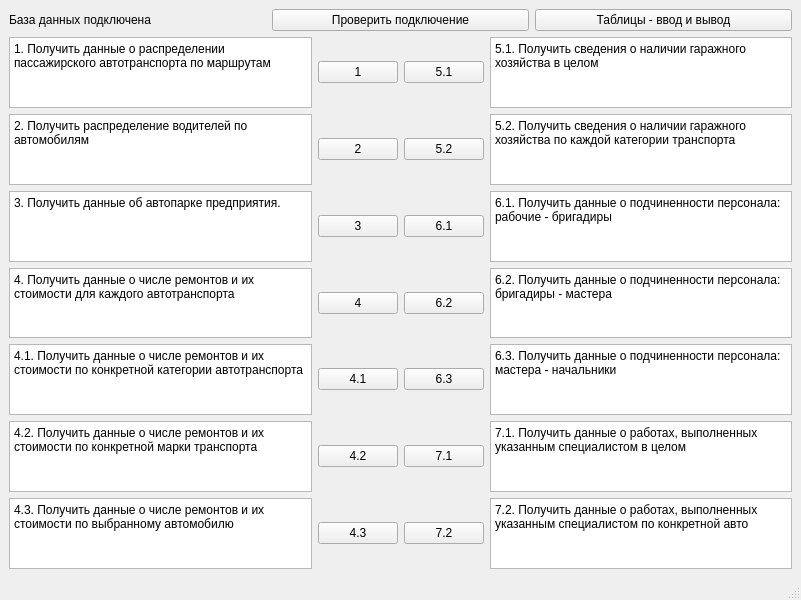
<?xml version="1.0" encoding="UTF-8"?>
<ui version="4.0">
 <class>MainWindow</class>
 <widget class="QMainWindow" name="MainWindow">
  <property name="geometry">
   <rect>
    <x>0</x>
    <y>0</y>
    <width>801</width>
    <height>600</height>
   </rect>
  </property>
  <property name="windowTitle">
   <string>Проект</string>
  </property>
  <widget class="QWidget" name="centralwidget">
   <layout class="QVBoxLayout" name="verticalLayout_6">
    <item>
     <layout class="QHBoxLayout" name="horizontalLayout_5">
      <item>
       <widget class="QLabel" name="label">
        <property name="font">
         <font>
          <pointsize>9</pointsize>
         </font>
        </property>
        <property name="text">
         <string>База данных подключена</string>
        </property>
       </widget>
      </item>
      <item>
       <widget class="QPushButton" name="button_check">
        <property name="minimumSize">
         <size>
          <width>93</width>
          <height>0</height>
         </size>
        </property>
        <property name="maximumSize">
         <size>
          <width>16777215</width>
          <height>16777215</height>
         </size>
        </property>
        <property name="font">
         <font>
          <pointsize>9</pointsize>
         </font>
        </property>
        <property name="text">
         <string>Проверить подключение</string>
        </property>
       </widget>
      </item>
      <item>
       <widget class="QPushButton" name="button_table">
        <property name="minimumSize">
         <size>
          <width>93</width>
          <height>0</height>
         </size>
        </property>
        <property name="maximumSize">
         <size>
          <width>16777215</width>
          <height>16777215</height>
         </size>
        </property>
        <property name="font">
         <font>
          <pointsize>9</pointsize>
         </font>
        </property>
        <property name="text">
         <string>Таблицы - ввод и вывод</string>
        </property>
       </widget>
      </item>
     </layout>
    </item>
    <item>
     <layout class="QHBoxLayout" name="layout_request">
      <item>
       <layout class="QVBoxLayout" name="layout_left">
        <item>
         <layout class="QHBoxLayout" name="layout_1">
          <item>
           <widget class="QTextBrowser" name="text_1">
            <property name="minimumSize">
             <size>
              <width>281</width>
              <height>51</height>
             </size>
            </property>
            <property name="html">
             <string>&lt;!DOCTYPE HTML PUBLIC &quot;-//W3C//DTD HTML 4.0//EN&quot; &quot;http://www.w3.org/TR/REC-html40/strict.dtd&quot;&gt;
&lt;html&gt;&lt;head&gt;&lt;meta name=&quot;qrichtext&quot; content=&quot;1&quot; /&gt;&lt;style type=&quot;text/css&quot;&gt;
p, li { white-space: pre-wrap; }
&lt;/style&gt;&lt;/head&gt;&lt;body style=&quot; font-family:'MS Shell Dlg 2'; font-size:7.8pt; font-weight:400; font-style:normal;&quot;&gt;
&lt;p style=&quot; margin-top:0px; margin-bottom:0px; margin-left:0px; margin-right:0px; -qt-block-indent:0; text-indent:0px;&quot;&gt;&lt;span style=&quot; font-size:9pt;&quot;&gt;1. Получить данные о распределении пассажирского автотранспорта по маршрутам&lt;/span&gt;&lt;/p&gt;&lt;/body&gt;&lt;/html&gt;</string>
            </property>
           </widget>
          </item>
          <item>
           <widget class="QPushButton" name="button_1">
            <property name="text">
             <string>1</string>
            </property>
           </widget>
          </item>
         </layout>
        </item>
        <item>
         <layout class="QHBoxLayout" name="layout_2">
          <item>
           <widget class="QTextBrowser" name="text_2">
            <property name="minimumSize">
             <size>
              <width>281</width>
              <height>51</height>
             </size>
            </property>
            <property name="html">
             <string>&lt;!DOCTYPE HTML PUBLIC &quot;-//W3C//DTD HTML 4.0//EN&quot; &quot;http://www.w3.org/TR/REC-html40/strict.dtd&quot;&gt;
&lt;html&gt;&lt;head&gt;&lt;meta name=&quot;qrichtext&quot; content=&quot;1&quot; /&gt;&lt;style type=&quot;text/css&quot;&gt;
p, li { white-space: pre-wrap; }
&lt;/style&gt;&lt;/head&gt;&lt;body style=&quot; font-family:'MS Shell Dlg 2'; font-size:7.8pt; font-weight:400; font-style:normal;&quot;&gt;
&lt;p style=&quot; margin-top:0px; margin-bottom:0px; margin-left:0px; margin-right:0px; -qt-block-indent:0; text-indent:0px;&quot;&gt;&lt;span style=&quot; font-size:9pt;&quot;&gt;2. Получить распределение водителей по автомобилям&lt;/span&gt;&lt;/p&gt;&lt;/body&gt;&lt;/html&gt;</string>
            </property>
           </widget>
          </item>
          <item>
           <widget class="QPushButton" name="button_2">
            <property name="text">
             <string>2</string>
            </property>
           </widget>
          </item>
         </layout>
        </item>
        <item>
         <layout class="QHBoxLayout" name="layout_3">
          <item>
           <widget class="QTextBrowser" name="text_3">
            <property name="minimumSize">
             <size>
              <width>281</width>
              <height>51</height>
             </size>
            </property>
            <property name="html">
             <string>&lt;!DOCTYPE HTML PUBLIC &quot;-//W3C//DTD HTML 4.0//EN&quot; &quot;http://www.w3.org/TR/REC-html40/strict.dtd&quot;&gt;
&lt;html&gt;&lt;head&gt;&lt;meta name=&quot;qrichtext&quot; content=&quot;1&quot; /&gt;&lt;style type=&quot;text/css&quot;&gt;
p, li { white-space: pre-wrap; }
&lt;/style&gt;&lt;/head&gt;&lt;body style=&quot; font-family:'MS Shell Dlg 2'; font-size:7.8pt; font-weight:400; font-style:normal;&quot;&gt;
&lt;p style=&quot; margin-top:0px; margin-bottom:0px; margin-left:0px; margin-right:0px; -qt-block-indent:0; text-indent:0px;&quot;&gt;&lt;span style=&quot; font-size:9pt;&quot;&gt;3. Получить данные об автопарке предприятия.&lt;/span&gt;&lt;/p&gt;&lt;/body&gt;&lt;/html&gt;</string>
            </property>
           </widget>
          </item>
          <item>
           <widget class="QPushButton" name="button_3">
            <property name="text">
             <string>3</string>
            </property>
           </widget>
          </item>
         </layout>
        </item>
        <item>
         <layout class="QHBoxLayout" name="layout_4">
          <item>
           <widget class="QTextBrowser" name="text_4">
            <property name="minimumSize">
             <size>
              <width>281</width>
              <height>51</height>
             </size>
            </property>
            <property name="html">
             <string>&lt;!DOCTYPE HTML PUBLIC &quot;-//W3C//DTD HTML 4.0//EN&quot; &quot;http://www.w3.org/TR/REC-html40/strict.dtd&quot;&gt;
&lt;html&gt;&lt;head&gt;&lt;meta name=&quot;qrichtext&quot; content=&quot;1&quot; /&gt;&lt;style type=&quot;text/css&quot;&gt;
p, li { white-space: pre-wrap; }
&lt;/style&gt;&lt;/head&gt;&lt;body style=&quot; font-family:'MS Shell Dlg 2'; font-size:7.8pt; font-weight:400; font-style:normal;&quot;&gt;
&lt;p style=&quot; margin-top:0px; margin-bottom:0px; margin-left:0px; margin-right:0px; -qt-block-indent:0; text-indent:0px;&quot;&gt;&lt;span style=&quot; font-size:9pt;&quot;&gt;4. Получить данные о числе ремонтов и их стоимости для каждого автотранспорта&lt;/span&gt;&lt;/p&gt;&lt;/body&gt;&lt;/html&gt;</string>
            </property>
           </widget>
          </item>
          <item>
           <widget class="QPushButton" name="button_4">
            <property name="text">
             <string>4</string>
            </property>
           </widget>
          </item>
         </layout>
        </item>
        <item>
         <layout class="QHBoxLayout" name="layout_4_1">
          <item>
           <widget class="QTextBrowser" name="text_4_1">
            <property name="minimumSize">
             <size>
              <width>281</width>
              <height>51</height>
             </size>
            </property>
            <property name="html">
             <string>&lt;!DOCTYPE HTML PUBLIC &quot;-//W3C//DTD HTML 4.0//EN&quot; &quot;http://www.w3.org/TR/REC-html40/strict.dtd&quot;&gt;
&lt;html&gt;&lt;head&gt;&lt;meta name=&quot;qrichtext&quot; content=&quot;1&quot; /&gt;&lt;style type=&quot;text/css&quot;&gt;
p, li { white-space: pre-wrap; }
&lt;/style&gt;&lt;/head&gt;&lt;body style=&quot; font-family:'MS Shell Dlg 2'; font-size:7.8pt; font-weight:400; font-style:normal;&quot;&gt;
&lt;p style=&quot; margin-top:0px; margin-bottom:0px; margin-left:0px; margin-right:0px; -qt-block-indent:0; text-indent:0px;&quot;&gt;&lt;span style=&quot; font-size:9pt;&quot;&gt;4.1. Получить данные о числе ремонтов и их стоимости по конкретной категории автотранспорта&lt;/span&gt;&lt;/p&gt;&lt;/body&gt;&lt;/html&gt;</string>
            </property>
           </widget>
          </item>
          <item>
           <widget class="QPushButton" name="button_4_1">
            <property name="text">
             <string>4.1</string>
            </property>
           </widget>
          </item>
         </layout>
        </item>
        <item>
         <layout class="QHBoxLayout" name="layout_4_2">
          <item>
           <widget class="QTextBrowser" name="text_4_2">
            <property name="minimumSize">
             <size>
              <width>281</width>
              <height>51</height>
             </size>
            </property>
            <property name="html">
             <string>&lt;!DOCTYPE HTML PUBLIC &quot;-//W3C//DTD HTML 4.0//EN&quot; &quot;http://www.w3.org/TR/REC-html40/strict.dtd&quot;&gt;
&lt;html&gt;&lt;head&gt;&lt;meta name=&quot;qrichtext&quot; content=&quot;1&quot; /&gt;&lt;style type=&quot;text/css&quot;&gt;
p, li { white-space: pre-wrap; }
&lt;/style&gt;&lt;/head&gt;&lt;body style=&quot; font-family:'MS Shell Dlg 2'; font-size:7.8pt; font-weight:400; font-style:normal;&quot;&gt;
&lt;p style=&quot; margin-top:0px; margin-bottom:0px; margin-left:0px; margin-right:0px; -qt-block-indent:0; text-indent:0px;&quot;&gt;&lt;span style=&quot; font-size:9pt;&quot;&gt;4.2. Получить данные о числе ремонтов и их стоимости по конкретной марки транспорта&lt;/span&gt;&lt;/p&gt;&lt;/body&gt;&lt;/html&gt;</string>
            </property>
           </widget>
          </item>
          <item>
           <widget class="QPushButton" name="button_4_2">
            <property name="text">
             <string>4.2</string>
            </property>
           </widget>
          </item>
         </layout>
        </item>
        <item>
         <layout class="QHBoxLayout" name="layout_4_3">
          <item>
           <widget class="QTextBrowser" name="text_4_3">
            <property name="minimumSize">
             <size>
              <width>281</width>
              <height>51</height>
             </size>
            </property>
            <property name="html">
             <string>&lt;!DOCTYPE HTML PUBLIC &quot;-//W3C//DTD HTML 4.0//EN&quot; &quot;http://www.w3.org/TR/REC-html40/strict.dtd&quot;&gt;
&lt;html&gt;&lt;head&gt;&lt;meta name=&quot;qrichtext&quot; content=&quot;1&quot; /&gt;&lt;style type=&quot;text/css&quot;&gt;
p, li { white-space: pre-wrap; }
&lt;/style&gt;&lt;/head&gt;&lt;body style=&quot; font-family:'MS Shell Dlg 2'; font-size:7.8pt; font-weight:400; font-style:normal;&quot;&gt;
&lt;p style=&quot; margin-top:0px; margin-bottom:0px; margin-left:0px; margin-right:0px; -qt-block-indent:0; text-indent:0px;&quot;&gt;&lt;span style=&quot; font-size:9pt;&quot;&gt;4.3. Получить данные о числе ремонтов и их стоимости по выбранному автомобилю&lt;/span&gt;&lt;/p&gt;&lt;/body&gt;&lt;/html&gt;</string>
            </property>
           </widget>
          </item>
          <item>
           <widget class="QPushButton" name="button_4_3">
            <property name="text">
             <string>4.3</string>
            </property>
           </widget>
          </item>
         </layout>
        </item>
       </layout>
      </item>
      <item>
       <layout class="QVBoxLayout" name="layout_right">
        <item>
         <layout class="QHBoxLayout" name="layout_5_1">
          <item>
           <widget class="QPushButton" name="button_5_1">
            <property name="text">
             <string>5.1</string>
            </property>
           </widget>
          </item>
          <item>
           <widget class="QTextBrowser" name="text_5_1">
            <property name="minimumSize">
             <size>
              <width>281</width>
              <height>51</height>
             </size>
            </property>
            <property name="html">
             <string>&lt;!DOCTYPE HTML PUBLIC &quot;-//W3C//DTD HTML 4.0//EN&quot; &quot;http://www.w3.org/TR/REC-html40/strict.dtd&quot;&gt;
&lt;html&gt;&lt;head&gt;&lt;meta name=&quot;qrichtext&quot; content=&quot;1&quot; /&gt;&lt;style type=&quot;text/css&quot;&gt;
p, li { white-space: pre-wrap; }
&lt;/style&gt;&lt;/head&gt;&lt;body style=&quot; font-family:'MS Shell Dlg 2'; font-size:7.8pt; font-weight:400; font-style:normal;&quot;&gt;
&lt;p style=&quot; margin-top:0px; margin-bottom:0px; margin-left:0px; margin-right:0px; -qt-block-indent:0; text-indent:0px;&quot;&gt;&lt;span style=&quot; font-size:9pt;&quot;&gt;5.1. Получить сведения о наличии гаражного хозяйства в целом&lt;/span&gt;&lt;/p&gt;&lt;/body&gt;&lt;/html&gt;</string>
            </property>
           </widget>
          </item>
         </layout>
        </item>
        <item>
         <layout class="QHBoxLayout" name="layout_5_2">
          <item>
           <widget class="QPushButton" name="button_5_2">
            <property name="text">
             <string>5.2</string>
            </property>
           </widget>
          </item>
          <item>
           <widget class="QTextBrowser" name="text_5_2">
            <property name="minimumSize">
             <size>
              <width>281</width>
              <height>51</height>
             </size>
            </property>
            <property name="html">
             <string>&lt;!DOCTYPE HTML PUBLIC &quot;-//W3C//DTD HTML 4.0//EN&quot; &quot;http://www.w3.org/TR/REC-html40/strict.dtd&quot;&gt;
&lt;html&gt;&lt;head&gt;&lt;meta name=&quot;qrichtext&quot; content=&quot;1&quot; /&gt;&lt;style type=&quot;text/css&quot;&gt;
p, li { white-space: pre-wrap; }
&lt;/style&gt;&lt;/head&gt;&lt;body style=&quot; font-family:'MS Shell Dlg 2'; font-size:7.8pt; font-weight:400; font-style:normal;&quot;&gt;
&lt;p style=&quot; margin-top:0px; margin-bottom:0px; margin-left:0px; margin-right:0px; -qt-block-indent:0; text-indent:0px;&quot;&gt;&lt;span style=&quot; font-size:9pt;&quot;&gt;5.2. Получить сведения о наличии гаражного хозяйства по каждой категории транспорта&lt;/span&gt;&lt;/p&gt;&lt;/body&gt;&lt;/html&gt;</string>
            </property>
           </widget>
          </item>
         </layout>
        </item>
        <item>
         <layout class="QHBoxLayout" name="layout_6_1">
          <item>
           <widget class="QPushButton" name="button_6_1">
            <property name="text">
             <string>6.1</string>
            </property>
           </widget>
          </item>
          <item>
           <widget class="QTextBrowser" name="text_6_1">
            <property name="minimumSize">
             <size>
              <width>281</width>
              <height>51</height>
             </size>
            </property>
            <property name="html">
             <string>&lt;!DOCTYPE HTML PUBLIC &quot;-//W3C//DTD HTML 4.0//EN&quot; &quot;http://www.w3.org/TR/REC-html40/strict.dtd&quot;&gt;
&lt;html&gt;&lt;head&gt;&lt;meta name=&quot;qrichtext&quot; content=&quot;1&quot; /&gt;&lt;style type=&quot;text/css&quot;&gt;
p, li { white-space: pre-wrap; }
&lt;/style&gt;&lt;/head&gt;&lt;body style=&quot; font-family:'MS Shell Dlg 2'; font-size:7.8pt; font-weight:400; font-style:normal;&quot;&gt;
&lt;p style=&quot; margin-top:0px; margin-bottom:0px; margin-left:0px; margin-right:0px; -qt-block-indent:0; text-indent:0px;&quot;&gt;&lt;span style=&quot; font-size:9pt;&quot;&gt;6.1. Получить данные о подчиненности персонала: рабочие - бригадиры&lt;/span&gt;&lt;/p&gt;&lt;/body&gt;&lt;/html&gt;</string>
            </property>
           </widget>
          </item>
         </layout>
        </item>
        <item>
         <layout class="QHBoxLayout" name="layout_6_2">
          <item>
           <widget class="QPushButton" name="button_6_2">
            <property name="text">
             <string>6.2</string>
            </property>
           </widget>
          </item>
          <item>
           <widget class="QTextBrowser" name="text_6_2">
            <property name="minimumSize">
             <size>
              <width>281</width>
              <height>51</height>
             </size>
            </property>
            <property name="html">
             <string>&lt;!DOCTYPE HTML PUBLIC &quot;-//W3C//DTD HTML 4.0//EN&quot; &quot;http://www.w3.org/TR/REC-html40/strict.dtd&quot;&gt;
&lt;html&gt;&lt;head&gt;&lt;meta name=&quot;qrichtext&quot; content=&quot;1&quot; /&gt;&lt;style type=&quot;text/css&quot;&gt;
p, li { white-space: pre-wrap; }
&lt;/style&gt;&lt;/head&gt;&lt;body style=&quot; font-family:'MS Shell Dlg 2'; font-size:7.8pt; font-weight:400; font-style:normal;&quot;&gt;
&lt;p style=&quot; margin-top:0px; margin-bottom:0px; margin-left:0px; margin-right:0px; -qt-block-indent:0; text-indent:0px;&quot;&gt;&lt;span style=&quot; font-size:9pt;&quot;&gt;6.2. Получить данные о подчиненности персонала: бригадиры - мастера&lt;/span&gt;&lt;/p&gt;&lt;/body&gt;&lt;/html&gt;</string>
            </property>
           </widget>
          </item>
         </layout>
        </item>
        <item>
         <layout class="QHBoxLayout" name="layout_6_3">
          <item>
           <widget class="QPushButton" name="button_6_3">
            <property name="text">
             <string>6.3</string>
            </property>
           </widget>
          </item>
          <item>
           <widget class="QTextBrowser" name="text_6_3">
            <property name="minimumSize">
             <size>
              <width>281</width>
              <height>51</height>
             </size>
            </property>
            <property name="html">
             <string>&lt;!DOCTYPE HTML PUBLIC &quot;-//W3C//DTD HTML 4.0//EN&quot; &quot;http://www.w3.org/TR/REC-html40/strict.dtd&quot;&gt;
&lt;html&gt;&lt;head&gt;&lt;meta name=&quot;qrichtext&quot; content=&quot;1&quot; /&gt;&lt;style type=&quot;text/css&quot;&gt;
p, li { white-space: pre-wrap; }
&lt;/style&gt;&lt;/head&gt;&lt;body style=&quot; font-family:'MS Shell Dlg 2'; font-size:7.8pt; font-weight:400; font-style:normal;&quot;&gt;
&lt;p style=&quot; margin-top:0px; margin-bottom:0px; margin-left:0px; margin-right:0px; -qt-block-indent:0; text-indent:0px;&quot;&gt;&lt;span style=&quot; font-size:9pt;&quot;&gt;6.3. Получить данные о подчиненности персонала: мастера - начальники&lt;/span&gt;&lt;/p&gt;&lt;/body&gt;&lt;/html&gt;</string>
            </property>
           </widget>
          </item>
         </layout>
        </item>
        <item>
         <layout class="QHBoxLayout" name="layout_7_1">
          <item>
           <widget class="QPushButton" name="button_6_4">
            <property name="text">
             <string>7.1</string>
            </property>
           </widget>
          </item>
          <item>
           <widget class="QTextBrowser" name="text_7_1">
            <property name="minimumSize">
             <size>
              <width>281</width>
              <height>51</height>
             </size>
            </property>
            <property name="html">
             <string>&lt;!DOCTYPE HTML PUBLIC &quot;-//W3C//DTD HTML 4.0//EN&quot; &quot;http://www.w3.org/TR/REC-html40/strict.dtd&quot;&gt;
&lt;html&gt;&lt;head&gt;&lt;meta name=&quot;qrichtext&quot; content=&quot;1&quot; /&gt;&lt;style type=&quot;text/css&quot;&gt;
p, li { white-space: pre-wrap; }
&lt;/style&gt;&lt;/head&gt;&lt;body style=&quot; font-family:'MS Shell Dlg 2'; font-size:7.8pt; font-weight:400; font-style:normal;&quot;&gt;
&lt;p style=&quot; margin-top:0px; margin-bottom:0px; margin-left:0px; margin-right:0px; -qt-block-indent:0; text-indent:0px;&quot;&gt;&lt;span style=&quot; font-size:9pt;&quot;&gt;7.1. Получить данные о работах, выполненных указанным специалистом в целом&lt;/span&gt;&lt;/p&gt;&lt;/body&gt;&lt;/html&gt;</string>
            </property>
           </widget>
          </item>
         </layout>
        </item>
        <item>
         <layout class="QHBoxLayout" name="layout_7_2">
          <item>
           <widget class="QPushButton" name="button_6_5">
            <property name="text">
             <string>7.2</string>
            </property>
           </widget>
          </item>
          <item>
           <widget class="QTextBrowser" name="text_7_2">
            <property name="minimumSize">
             <size>
              <width>281</width>
              <height>51</height>
             </size>
            </property>
            <property name="html">
             <string>&lt;!DOCTYPE HTML PUBLIC &quot;-//W3C//DTD HTML 4.0//EN&quot; &quot;http://www.w3.org/TR/REC-html40/strict.dtd&quot;&gt;
&lt;html&gt;&lt;head&gt;&lt;meta name=&quot;qrichtext&quot; content=&quot;1&quot; /&gt;&lt;style type=&quot;text/css&quot;&gt;
p, li { white-space: pre-wrap; }
&lt;/style&gt;&lt;/head&gt;&lt;body style=&quot; font-family:'MS Shell Dlg 2'; font-size:7.8pt; font-weight:400; font-style:normal;&quot;&gt;
&lt;p style=&quot; margin-top:0px; margin-bottom:0px; margin-left:0px; margin-right:0px; -qt-block-indent:0; text-indent:0px;&quot;&gt;&lt;span style=&quot; font-size:9pt;&quot;&gt;7.2. Получить данные о работах, выполненных указанным специалистом по конкретной авто&lt;/span&gt;&lt;/p&gt;&lt;/body&gt;&lt;/html&gt;</string>
            </property>
           </widget>
          </item>
         </layout>
        </item>
       </layout>
      </item>
     </layout>
    </item>
   </layout>
  </widget>
  <widget class="QStatusBar" name="statusbar"/>
 </widget>
 <resources/>
 <connections/>
</ui>
